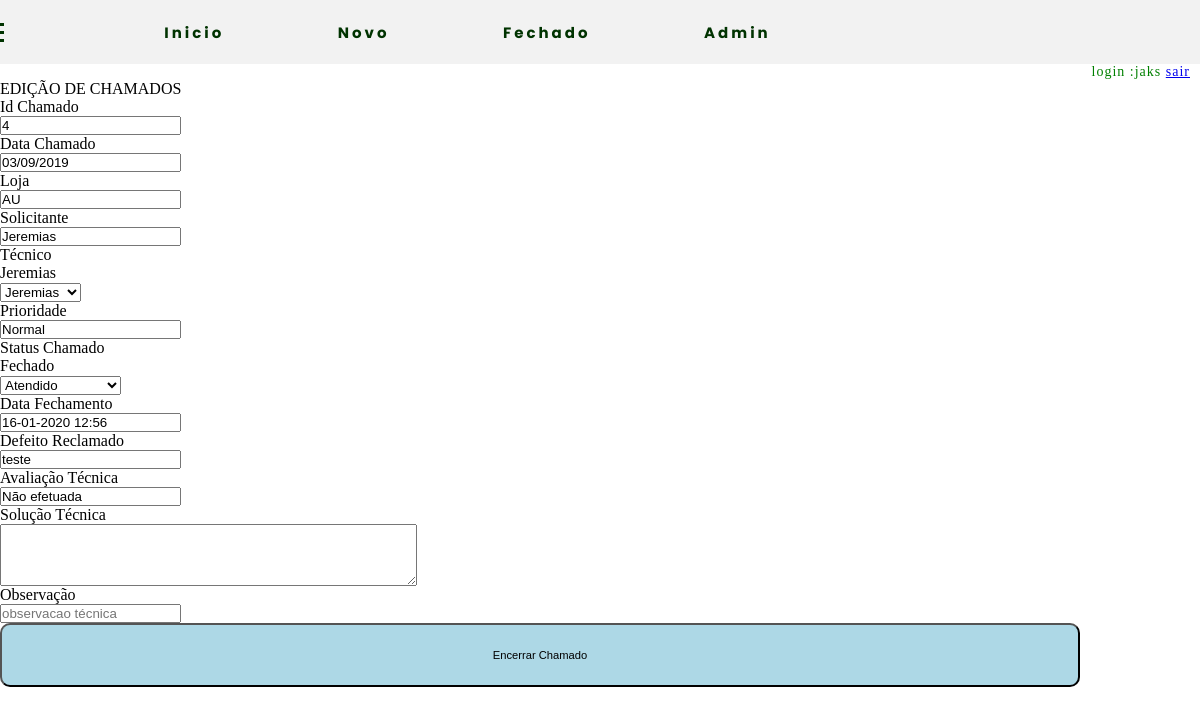
Page /persistence/formulario.php?id=4 (signed in) on the committed database.
### tables this page shows
CREATE TABLE `ordem` (
  `id` int(11) NOT NULL AUTO_INCREMENT,
  `id_loja` int(11) DEFAULT NULL,
  `id_tecnico` int(11) DEFAULT NULL,
  `id_mensagem` int(11) DEFAULT NULL,
  `id_estoque` varchar(100) DEFAULT NULL,
  `id_status_chamado` int(11) DEFAULT NULL,
  `id_prioridade` int(11) DEFAULT NULL,
  `reclamado` varchar(150) DEFAULT NULL,
  `solicitante` varchar(50) DEFAULT NULL,
  `data_abertura_chamado` date DEFAULT NULL,
  `ultima_atualizacao` varchar(15) DEFAULT NULL,
  `data_fecha_chamado` date DEFAULT NULL,
  `avaliacao_tecnico` varchar(150) DEFAULT NULL,
  `solucao` varchar(255) DEFAULT NULL,
  `pendencia` varchar(150) DEFAULT NULL,
  `status` char(2) DEFAULT NULL,
  PRIMARY KEY (`id`),
  KEY `fk-loja` (`id_loja`),
  KEY `fk-tecnico` (`id_tecnico`),
  KEY `fk-estoque` (`id_estoque`),
  KEY `fk_mensagem` (`id_mensagem`),
  KEY `fk-prioridade` (`id_prioridade`),
  KEY `fk-status-chamado` (`id_status_chamado`),
  CONSTRAINT `fk-loja` FOREIGN KEY (`id_loja`) REFERENCES `loja` (`id`),
  CONSTRAINT `fk-status-chamado` FOREIGN KEY (`id_status_chamado`) REFERENCES `chamado_status` (`id_chamado`),
  CONSTRAINT `fk-tecnico` FOREIGN KEY (`id_tecnico`) REFERENCES `tecnico` (`id`),
  CONSTRAINT `fk_mensagem` FOREIGN KEY (`id_mensagem`) REFERENCES `mensagem` (`id`)
);

CREATE TABLE `loja` (
  `id` int(11) NOT NULL AUTO_INCREMENT,
  `loja` varchar(255) DEFAULT NULL,
  `telefone` varchar(255) DEFAULT NULL,
  `nome` varchar(255) DEFAULT NULL,
  `endereco` varchar(255) DEFAULT NULL,
  `cep` varchar(255) DEFAULT NULL,
  `cnpj` varchar(255) DEFAULT NULL,
  PRIMARY KEY (`id`)
);

CREATE TABLE `prioridade` (
  `id` int(11) NOT NULL AUTO_INCREMENT,
  `prioridade` varchar(10) DEFAULT NULL,
  `status` char(2) DEFAULT NULL,
  PRIMARY KEY (`id`)
);

### persistence/controller.php (called while the page is built, shortened)
<?php
	require_once('../conexao/conexao.php');
if(!empty($_GET['loja'])){
		$apelido = $_GET['loja'];
		$rota_loja = $pdo->prepare("SELECT apelido,endereco,bairro,cidade,estado,regiao from endereco where apelido = :nick");
		$rota_loja->bindValue(":nick",$apelido);
		$rota_loja->execute();
	}
elseif(!empty($_GET['id'])){
	$id = $_GET['id'];
	$var_select = $pdo->prepare("select A.id_chamado,I.id_tecnico,I.id,I.id_estoque,I.reclamado,I.solicitante,A.descricao_chamado ,D.loja,H.nome,I.solucao,I.pendencia,I.data_abertura_chamado,I.avaliacao_tecnico,J.prioridade
from chamado_status A, loja D, tecnico H, ordem I,prioridade J where  A.id_chamado = I.id_status_chamado and D.id = I.id_loja and I.id_tecnico = H.id and I.id_prioridade = J.id and I.id =:id");
	$var_select->bindValue(":id", $id);
	$var_select->execute();
	$var_tec = $pdo->prepare("select id,nome from tecnico");
	$var_tec->execute();
	$var_status_chamado = $pdo->prepare("select id_chamado,descricao_chamado from chamado_status order by descricao_chamado asc");
	$var_status_chamado->Execute();
}

### persistence/formulario.php (the view, shortened to what this page needs)
<?php
	require_once('./controller.php');
	require_once('../template/main_template.php');
?>
<div class="titulo">
	<p>EDIÇÃO DE CHAMADOS</p>
</div>
<div class="container">
<?php foreach ($var_select as $row) {?>
	<form action="./crud.php" method="get">
		<div class="id">
			<label>Id Chamado</label><br>
			<input class="input" type="text" name="id_chamado" value="<?php echo $row['id'];?>" readonly>
		</div>
		<div class="id">
			<label>Data Chamado</label><br>
			<input class="input" type="text" name="" value="<?php echo date('d/m/Y', strtotime($row['data_abertura_chamado']));?>" readonly>
		</div>
		<div class="loja">
			<label>Loja</label><br>
			<input class="input" type="text" name="loja"  value ="<?php echo $row['loja'];?>" readonly>
		</div>
		<div class="solicitante">
			<label>Solicitante</label><br>
			<input class="input" type="text" name="solicitante" value="<?php echo $row['solicitante'];?>" readonly>
		</div>
		<div class="tecnico">
			<label>Técnico</label><br>
			<option ><?php echo $row['nome'];?></option>
			<select name="id_tecnico">
				<?php foreach ($var_tec as $tecnico) { ?>
				<option value ="<?php echo $tecnico['id'];?>">
					<?php echo $tecnico['nome'];?>
					<?php } ?>
				</option>
			</select>
		</div>
		<div class="prioridade">
			<label>Prioridade</label><br>
			<input type="text" name="priore" value="<?php echo $row['prioridade'];?>">
			</div>
		<div class="status_chamado">
			<label>Status Chamado</label><br>
			<option><?php echo $row['descricao_chamado'];?></option>
			<select required="required" name="status_chamado">
				<?php foreach ($var_status_chamado as $status) { ?>
					<option value="<?php echo $status['id'];?>"><?php echo $status['descricao_chamado'];?></option>
				<?php }?>
			</select>
		</div>
		<div class="data">
			<label>Data Fechamento</label><br>
			<input class="input" type="text" name="data_fechamento" value="<?php
			$date = date('d-m-Y H:i');
			echo $date;?>">
		</div>
		<div class="defeito_reclamado">
			<label>Defeito Reclamado</label><br>
			<input class="input" type="text" name="defeito_reclamado" required value="<?php echo $row['reclamado'];?>">
		</div>
		<div class="avaliacao_tecnico">
			<label>Avaliação Técnica</label><br>
			<input class="input" type="text" name="avaliacao" maxlength="255" required="" value= "<?php echo $row['avaliacao_tecnico'];?>">
		</div>
		<div class="mensagem">
			<label>Solução Técnica</label><br>
			<textarea rows="4" name = "solucao" cols="50" class="input" maxlength="255" required="">
			</textarea>
		</div>
		<div class="Observacao">
			<label>Observação</label><br>
			<input class="input" type="text" name="observacao" placeholder="observacao técnica" maxlength="140" required="">
		</div>
		<div class="botao_fechar">
			<input class = "button"type="submit" name=""  value="Encerrar Chamado">
		</div>
	</form>
<?php }?>
</div>

### css/style.css (style rules this page uses)
* { margin: 0px; padding: 0px; box-sizing: border-box; }

### public/botoes.php (style rules this page uses)
.button { border-radius: 10px; padding: 2%; margin-bottom: 3px; align-items: center; width: 90%; font-size: 70%; background-color: lightblue; }

### rows in the picture
ordem: id_chamado "4", data_abertura_chamado "03/09/2019", loja "AU", solicitante "Jeremias", priore "Normal", data_fechamento "16-01-2020 12:56", defeito_reclamado "teste", avaliacao "Não efetuada"

### other values in the picture
$_SESSION['nome'] "jaks"
form field id_tecnico "Jeremias"
form field status_chamado "Atendido"
